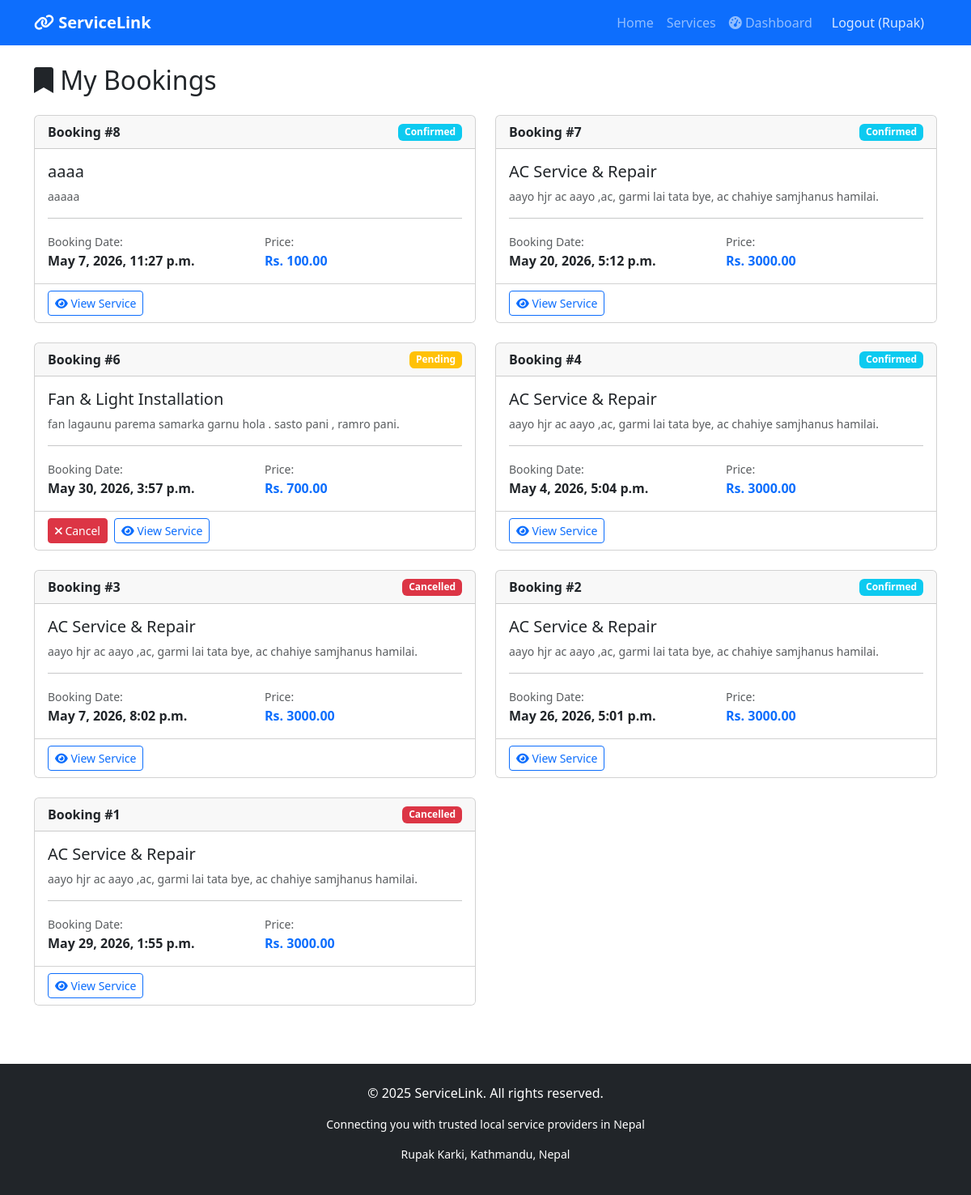
/services/my-bookings/ (signed in), run on the app's committed database.
### services/models.py (models this page shows, shortened)
class Booking(models.Model):
    STATUS_CHOICES = [
        ('pending', 'Pending'),
        ('confirmed', 'Confirmed'),
        ('completed', 'Completed'),
        ('cancelled', 'Cancelled'),
    ]
    service = models.ForeignKey(Service, on_delete=models.CASCADE, related_name='bookings')
    customer = models.ForeignKey(User, on_delete=models.CASCADE, related_name='bookings')
    booking_date = models.DateTimeField()
    special_requests = models.TextField(blank=True)
    status = models.CharField(max_length=20, choices=STATUS_CHOICES, default='pending')
    created_at = models.DateTimeField(auto_now_add=True)
    updated_at = models.DateTimeField(auto_now=True)
    class Meta:
        ordering = ['-created_at']

class Service(models.Model):
    title = models.CharField(max_length=200)
    description = models.TextField()
    price = models.DecimalField(max_digits=10, decimal_places=2)
    category = models.ForeignKey(Category, on_delete=models.CASCADE)
    provider = models.ForeignKey(User, on_delete=models.CASCADE, related_name='services')
    image = models.ImageField(upload_to='services/', blank=True, null=True)
    location = models.CharField(max_length=200, blank=True)
    is_available = models.BooleanField(default=True)
    created_at = models.DateTimeField(auto_now_add=True)

### services/views.py (the view)
# urls.py: path('my-bookings/', views.my_bookings, name='my_bookings'),  # Added this
@login_required
def my_bookings(request):
    bookings = Booking.objects.filter(customer=request.user)
    return render(request, 'services/my_bookings.html', {
        'bookings': bookings
    })

### services/templates/services/my_bookings.html (shortened to what this page needs)
{% extends 'base.html' %}
{% block content %}
<div class="container mt-4">
    <h2 class="mb-4"><i class="fas fa-bookmark"></i> My Bookings</h2>
    {% if bookings %}
        <div class="row">
            {% for booking in bookings %}
            <div class="col-md-6 mb-4">
                <div class="card h-100">
                    <div class="card-header d-flex justify-content-between align-items-center">
                        <strong>Booking #{{ booking.id }}</strong>
                        <span class="badge {% if booking.status == 'pending' %}bg-warning
                                           {% elif booking.status == 'confirmed' %}bg-info
                                           {% elif booking.status == 'completed' %}bg-success
                                           {% else %}bg-danger{% endif %}">
                            {{ booking.status|title }}
                        </span>
                    </div>
                    <div class="card-body">
                        <h5>{{ booking.service.title }}</h5>
                        <p class="text-muted small">{{ booking.service.description|truncatewords:15 }}</p>
                        <hr>
                        <div class="row">
                            <div class="col-6">
                                <small class="text-muted">Booking Date:</small>
                                <p class="mb-0"><strong>{{ booking.booking_date|date:"F j, Y, g:i a" }}</strong></p>
                            </div>
                            <div class="col-6">
                                <small class="text-muted">Price:</small>
                                <p class="mb-0"><strong class="text-primary">Rs. {{ booking.service.price }}</strong></p>
                            </div>
                        </div>
                    </div>
                    <div class="card-footer bg-white">
                        <div class="d-flex gap-2">
                            {% if booking.status == 'pending' %}
                            <a href="{% url 'cancel_booking' booking.id %}" class="btn btn-danger btn-sm"
                               onclick="return confirm('Are you sure you want to cancel this booking?')">
                                <i class="fas fa-times"></i> Cancel
                            </a>
                            {% endif %}
                            <a href="{% url 'service_detail' booking.service.id %}" class="btn btn-outline-primary btn-sm">
                                <i class="fas fa-eye"></i> View Service
                            </a>
                        </div>
                    </div>
                </div>
            </div>
            {% endfor %}
        </div>
    {% else %}
        <div class="alert alert-info text-center">
            <i class="fas fa-info-circle fa-2x mb-2"></i>
            <p>You haven't made any bookings yet.</p>
            <a href="{% url 'service_list' %}" class="btn btn-primary">Browse Services</a>
        </div>
    {% endif %}
</div>
{% endblock %}

### templates/base.html (shortened to what this page needs)
<!DOCTYPE html>
<html lang="en">
<head>
    <link href="https://cdn.jsdelivr.net/npm/bootstrap@5.3.0/dist/css/bootstrap.min.css" rel="stylesheet">
    <link rel="stylesheet" href="https://cdnjs.cloudflare.com/ajax/libs/font-awesome/6.0.0/css/all.min.css">
</head>
<body>
    <nav class="navbar navbar-expand-lg navbar-dark bg-primary">
        <div class="container">
            <a class="navbar-brand fw-bold" href="/">
                <i class="fas fa-link"></i> ServiceLink
            </a>
            <div class="collapse navbar-collapse" id="navbarNav">
                <ul class="navbar-nav ms-auto">
                    <li class="nav-item">
                        <a class="nav-link" href="/">Home</a>
                    </li>
                    <li class="nav-item">
                        <a class="nav-link" href="/services/">Services</a>
                    </li>
                    {% if user.is_authenticated %}
                        <li class="nav-item">
                            <a class="nav-link" href="{% url 'dashboard' %}">
                                <i class="fas fa-tachometer-alt"></i> Dashboard
                            </a>
                        </li>
                        <li class="nav-item">
                            <form action="{% url 'logout' %}" method="post" style="display: inline;">
                                <button type="submit" class="nav-link btn btn-link" style="display: inline; background: none; border: none; color: rgba(255,255,255,0.85); padding: 8px 16px;">
                                    Logout ({{ user.username }})
                                </button>
                            </form>
                        </li>
                    {% endif %}
                </ul>
            </div>
        </div>
    </nav>
    {% block content %}
    {% endblock %}
    <footer class="bg-dark text-white mt-5 py-4">
        <div class="container text-center">
            <p>&copy; 2025 ServiceLink. All rights reserved.</p>
            <p class="small">Connecting you with trusted local service providers in Nepal</p>
            <p class="small">Rupak Karki, Kathmandu, Nepal</p>
        </div>
    </footer>
</body>
</html>

### templates/base.html (style rules this page uses)
footer { margin-top: 50px; }

### data on the page
Booking: id "8", status "Confirmed", service "aaaa", service.description "aaaaa", booking_date "May 7, 2026, 11:27 p.m.", service.price "100.00"
Booking: id "7", status "Confirmed", service "AC Service & Repair", service.description "aayo hjr ac aayo ,ac, garmi lai tata bye, ac chahiye samjhanus hamilai.", booking_date "May 20, 2026, 5:12 p.m.", service.price "3000.00"
Booking: id "6", status "Pending", service "Fan & Light Installation", service.description "fan lagaunu parema samarka garnu hola . sasto pani , ramro pani.", booking_date "May 30, 2026, 3:57 p.m.", service.price "700.00", shows "Cancel"
Booking: id "4", status "Confirmed", service "AC Service & Repair", service.description "aayo hjr ac aayo ,ac, garmi lai tata bye, ac chahiye samjhanus hamilai.", booking_date "May 4, 2026, 5:04 p.m.", service.price "3000.00"
Booking: id "3", status "Cancelled", service "AC Service & Repair", service.description "aayo hjr ac aayo ,ac, garmi lai tata bye, ac chahiye samjhanus hamilai.", booking_date "May 7, 2026, 8:02 p.m.", service.price "3000.00"
Booking: id "2", status "Confirmed", service "AC Service & Repair", service.description "aayo hjr ac aayo ,ac, garmi lai tata bye, ac chahiye samjhanus hamilai.", booking_date "May 26, 2026, 5:01 p.m.", service.price "3000.00"
Booking: id "1", status "Cancelled", service "AC Service & Repair", service.description "aayo hjr ac aayo ,ac, garmi lai tata bye, ac chahiye samjhanus hamilai.", booking_date "May 29, 2026, 1:55 p.m.", service.price "3000.00"

### other printed values
{{ user.username }} "Rupak"
